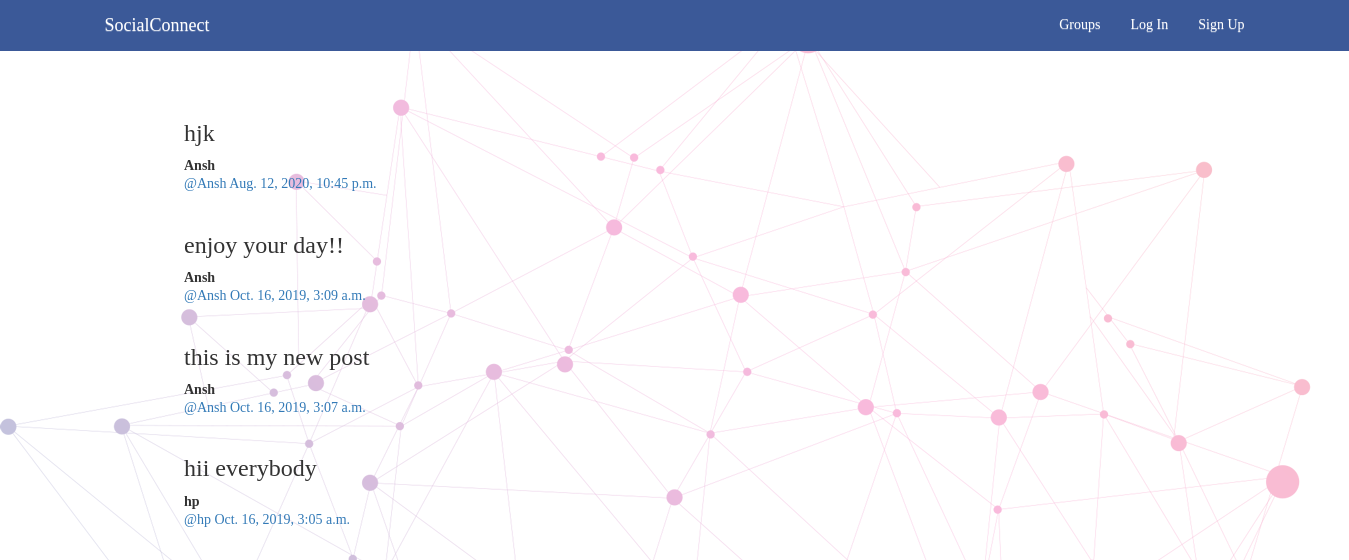
/posts/, run on the app's committed database.
### posts/models.py (models this page shows, shortened)
class Post(models.Model):
    user = models.ForeignKey(User, related_name ='posts')
    created_at = models.DateTimeField(auto_now= True)
    message = models.TextField()
    message_html = models.TextField(editable =False)
    group = models.ForeignKey(Group,related_name ='posts',null = True, blank = True)
    class Meta:
        ordering = ["-created_at"]
        unique_together =['user','message']

### posts/views.py (the view)
class PostList(SelectRelatedMixin,generic.ListView):
    model = models.Post
    select_related = ('user', 'group')

### posts/templates/posts/post_list.html (shortened to what this page needs)
{% extends "posts/post_base.html" %}
{% block post_content %}
<div class="col-md-8">
  {% for post in post_list %}
    {% include "posts/_post.html" %}
  {% endfor %}
</div>
{% endblock %}

### posts/templates/posts/_post.html (shortened to what this page needs)
<div class="post media">
  <h3>{{post.message_html|safe }}</h3>
  <div class="media-body">
    <strong>{{post.user.username}}</strong>
    <h5 class ="media-heading">
    <span class="username">
      <a href="{% url 'posts:for_user' username=post.user.username %}">@{{ post.user.username }}</a>
    </span>
    <time class="time" >
      <a href="{% url 'posts:single' username=post.user.username pk=post.pk %}">{{ post.created_at }}
      </a>
    </time>
    </h5>
  </div>
</div>

### static/simplesocial/css/master.css (style rules this page uses)
body { background-image: linear-gradient(rgba(255,255,255,.7), rgba(255,255,255,.7)),url('/static/simplesocial/images/backgd.png'); background-repeat:repeat; padding-left: 11em; padding-right: 20em; font-family: Georgia, "Times New Roman", Times, serif; }

### data on the page
Post: message_html "hjk", user.username "Ansh", created_at "Aug. 12, 2020, 10:45 p.m."
Post: message_html "enjoy your day!!", user.username "Ansh", created_at "Oct. 16, 2019, 3:09 a.m."
Post: message_html "this is my new post", user.username "Ansh", created_at "Oct. 16, 2019, 3:07 a.m."
Post: message_html "hii everybody", user.username "hp", created_at "Oct. 16, 2019, 3:05 a.m."
